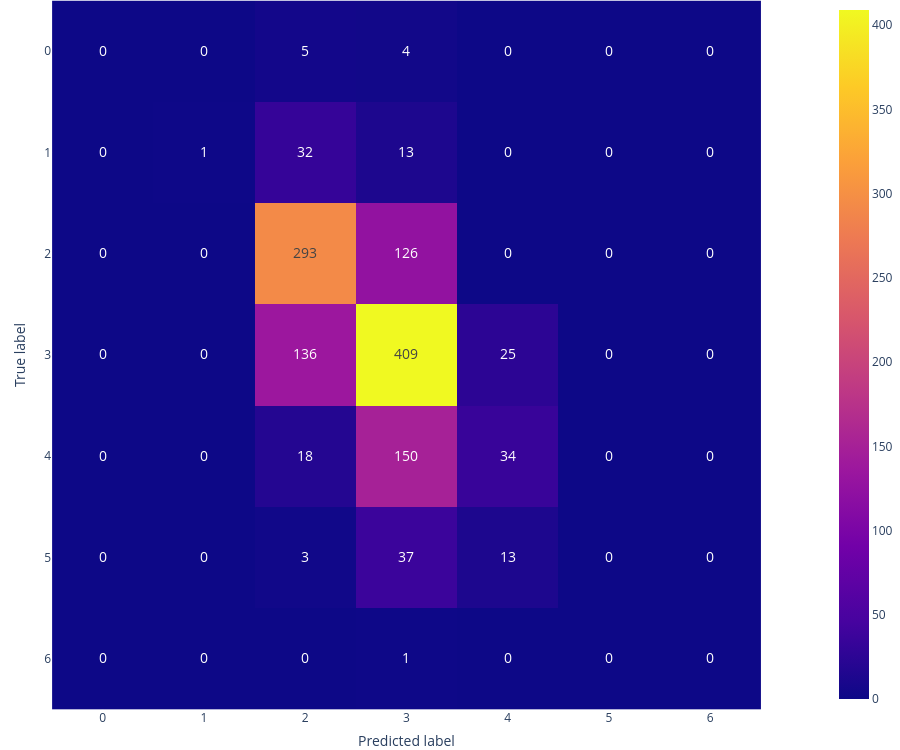

Notebook code cell kept with this figure:
### Code cell
classifier =  LogisticRegression(solver='liblinear', penalty='l1', max_iter = 100, random_state = seed, C=1)
confusion(classifier, wine_X_tr, wine_y_tr, wine_X_val, wine_y_val)

### Figure 1 — Plotly figure (JSON) as saved in the notebook; plotly's stock layout.template omitted (floating-point values rounded to 4 significant figures)
{"data": [{"coloraxis": "coloraxis", "hovertemplate": "x: %{x}<br>y: %{y}<br>color: %{z}<extra></extra>", "name": "0", "textfont": {"size": 14}, "texttemplate": "%{z}", "type": "heatmap", "xaxis": "x", "yaxis": "y", "z": [[0, 0, 5, 4, 0, 0, 0], [0, 1, 32, 13, 0, 0, 0], [0, 0, 293, 126, 0, 0, 0], [0, 0, 136, 409, 25, 0, 0], [0, 0, 18, 150, 34, 0, 0], [0, 0, 3, 37, 13, 0, 0], [0, 0, 0, 1, 0, 0, 0]]}], "layout": {"coloraxis": {"colorscale": [[0, "#0d0887"], [0.1111, "#46039f"], [0.2222, "#7201a8"], [0.3333, "#9c179e"], [0.4444, "#bd3786"], [0.5556, "#d8576b"], [0.6667, "#ed7953"], [0.7778, "#fb9f3a"], [0.8889, "#fdca26"], [1, "#f0f921"]]}, "height": 750, "margin": {"b": 0, "l": 0, "r": 0, "t": 0}, "width": 900, "xaxis": {"anchor": "y", "constrain": "domain", "domain": [0, 1], "dtick": 1, "scaleanchor": "y", "tickmode": "linear", "title": {"text": "Predicted label"}}, "yaxis": {"anchor": "x", "autorange": "reversed", "constrain": "domain", "domain": [0, 1], "dtick": 1, "tickmode": "linear", "title": {"text": "True label"}}}}
